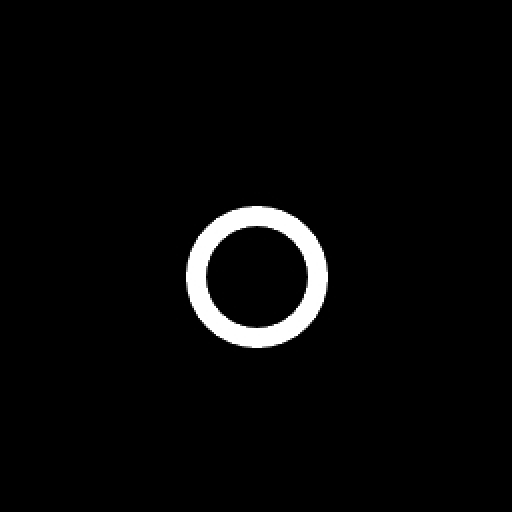
#> input picture circle.jpg, 1024 x 1024 px (shown at 1/2 size)
$ python hologram_test2.py circle.jpg 3   (older library calls are emulated)
#> lines starting #> are read from the running program, lines starting #| are printed output that depends on the picture
from scipy import misc
import matplotlib.pyplot as plt
import numpy as np
import sys

from numpy.fft import fft2, ifft2, fftshift
from numpy import zeros

# Only square pictures
if 0:
  pic_name = str(sys.argv[1])
  N = int(sys.argv[2]) # Specifies the side length of the square image to resize to

N = 256

if 1:
  pic_name = "circle.jpg"
  A = misc.imread(pic_name, flatten=True)
#> A: shape (1024, 1024) float32; min 0, max 255, mean 7.5
  A = misc.imresize(A, (N, N))
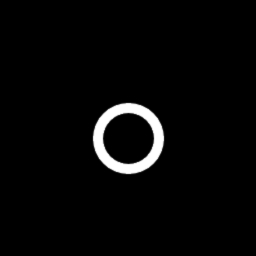
#> A: shape (256, 256); min 0, max 255, mean 7.5

if 0:
  A = zeros((N,N),float)
  A[(N>>1)-4:(N>>1)+4,(N>>1)-4:(N>>1)+4] = 1

AA = zeros( (2*N,2*N), A.dtype )
AA[:N,:N] = A
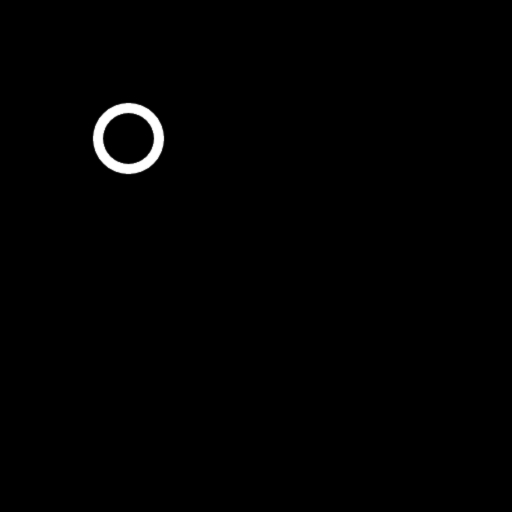
#> AA: shape (512, 512); min 0, max 255, mean 1.9
AA[N:,:N] = A[::-1,:]
AA[:N,N:] = A[:,::-1]
AA[N:,N:] = A[::-1,::-1]
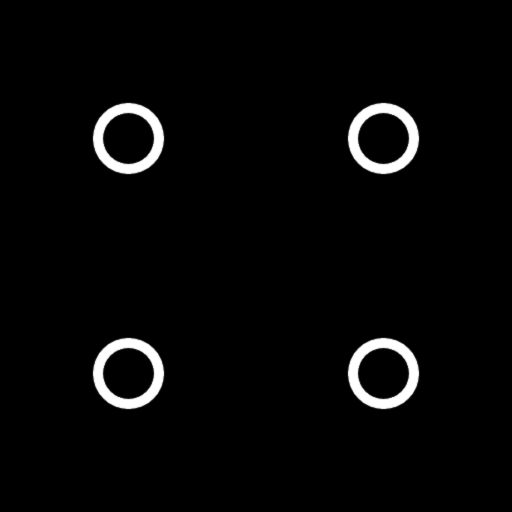
#> AA: shape (512, 512); min 0, max 255, mean 7.5

FA = fft2(AA)
DA = ifft2( FA.real )

def lg(x):
  return np.sign(x) * x #np.log(x)

def limg(a):
  return plt.imshow( lg(a), interpolation="nearest", cmap="gray")

plt.figure(2)
plt.subplot(121); plt.imshow(A)
plt.subplot(122); plt.imshow(DA[:N,:N].real)

plt.figure(1)
plt.subplot(121); limg(fftshift(FA.real))
plt.subplot(122); limg(fftshift(FA.imag))

plt.figure(3) ; limg(fftshift(FA.real))
print(FA.real)
#> (printed output is left out)
plt.savefig("test.jpg", dpi = 1000)
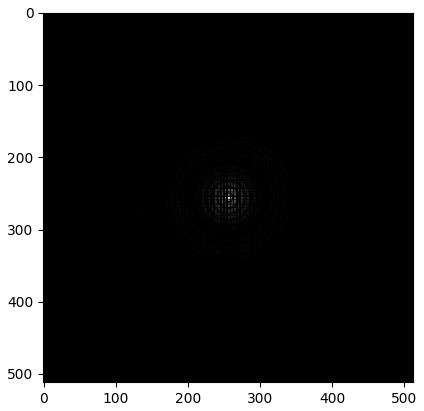
#> figure drawn by matplotlib, 1 panel
plt.show()
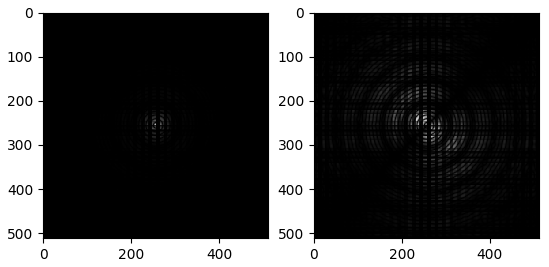
#> figure drawn by matplotlib, 2 panels
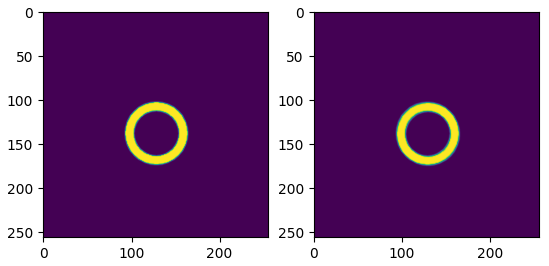
#> figure drawn by matplotlib, 2 panels

"""
raise "enough"


A1 = np.fft.fftshift(np.fft.fft2(A))
I1 = abs(A1)**2
D2 = np.fft.ifft2(np.fft.fftshift(I1))

plt.figure(1); clf()
plt.subplot(2, 2, 1)
plt.axis('off')
plt.title('Original')
plt.imshow(A, extent=[0, 1, 0, 1], cmap = 'gray')
plt.subplot(2, 2, 2)
plt.axis('off')
plt.title('FFT')
plt.imshow(I1, extent=[0, 1, 0, 1], cmap = 'gray')
plt.subplot(2, 2, 3)
plt.axis('off')
plt.title('Reconstruction')
plt.imshow(D2.real-A, extent=[0, 1, 0, 1], cmap = 'gray')
colorbar()
plt.show()

l = arange(-64,64)
x,y=meshgrid(l,l)
r = asfarray(x*x+y*y)
f = 1-r/(128.0+x*x*4+y*y)
D3 = np.fft.ifft2(np.fft.fftshift(f*A1))
figure(2); clf(); imshow(D2.real, extent=[0, 1, 0, 1], cmap = 'gray', interpolation='nearest'); colorbar()
figure(3); clf(); imshow(D3.real-A,interpolation='nearest'); colorbar()
"""

$ run again, with hologram_pic.jpg copied over circle.jpg
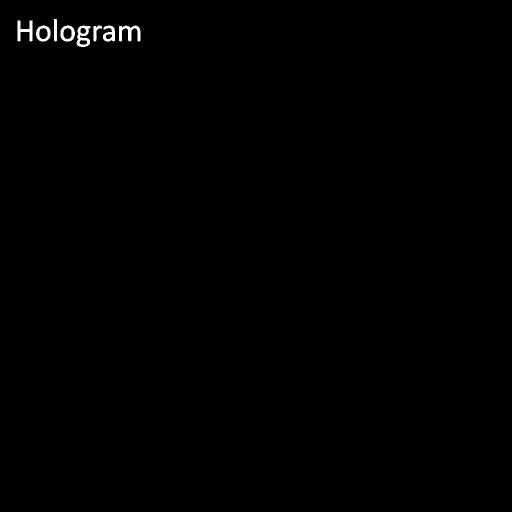
#> input picture hologram_pic.jpg, 1024 x 1024 px (shown at 1/2 size)
#> (printed output is left out)
#> `plt.show()`:
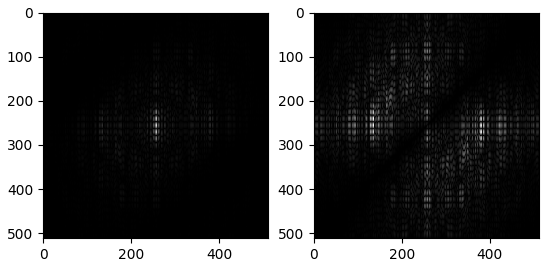
#> figure drawn by matplotlib, 2 panels
#> `plt.show()`:
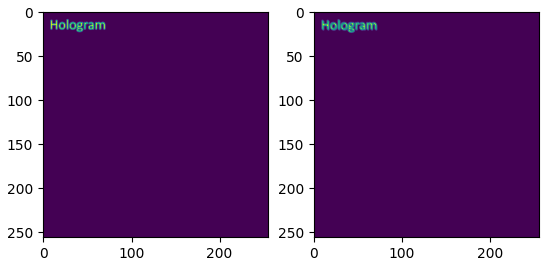
#> figure drawn by matplotlib, 2 panels

$ run again, with hologram_pic2.jpg copied over circle.jpg
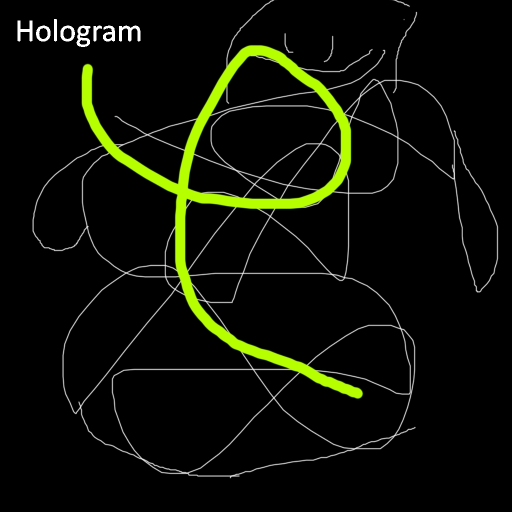
#> input picture hologram_pic2.jpg, 1024 x 1024 px (shown at 1/2 size)
#> (printed output is left out)
#> `plt.show()`:
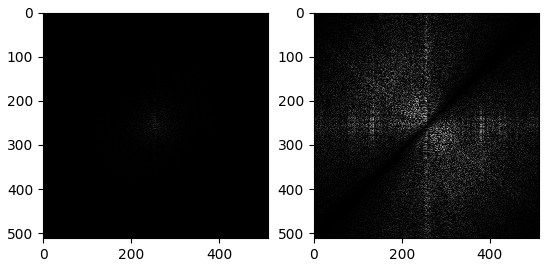
#> figure drawn by matplotlib, 2 panels
#> `plt.show()`:
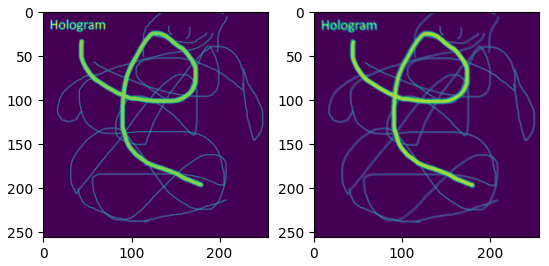
#> figure drawn by matplotlib, 2 panels
